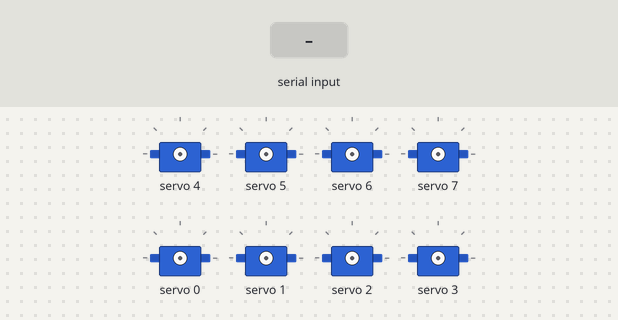
The sketch below on a simulated Arduino Uno, built with avr-gcc and run on an emulated ATmega328P. Shown: 8 × servo. The test bench sets the inputs (shaded band).

Above: at 2.2 s.
2.3 s: "S" received over Serial
5.3 s: "W" received over Serial
At 7.8 s:
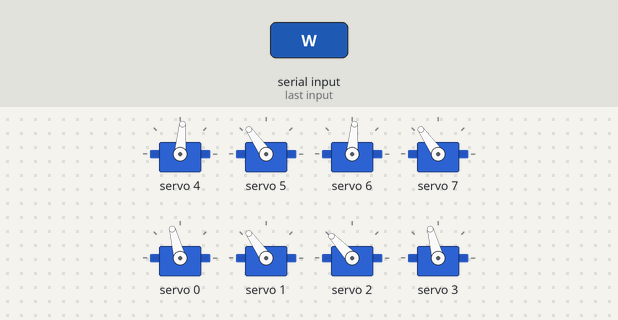
8.3 s: "F" received over Serial
At 9.35 s:
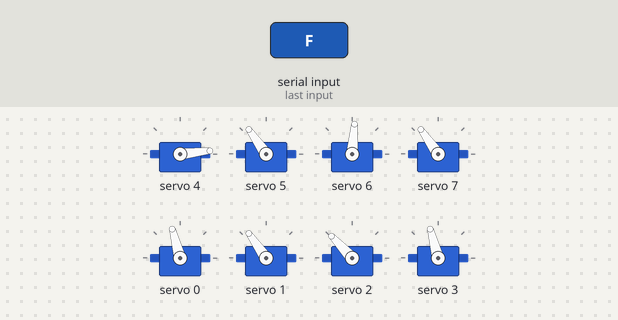
11.3 s: "B" received over Serial
At 12.35 s:
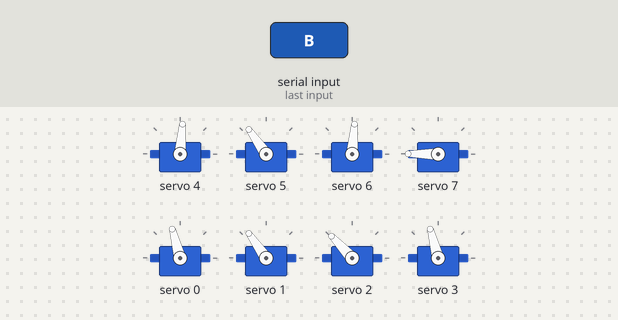
14.3 s: "L" received over Serial
At 15.35 s:
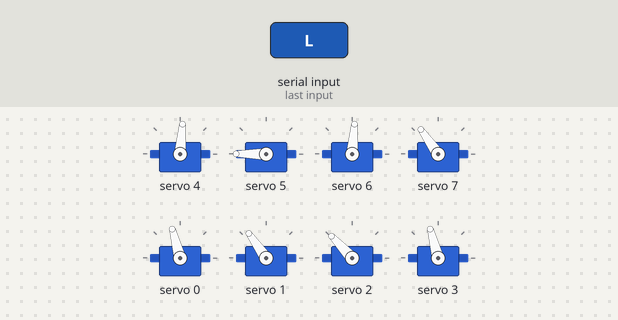
17.3 s: "F3" received over Serial
At 18.45 s:
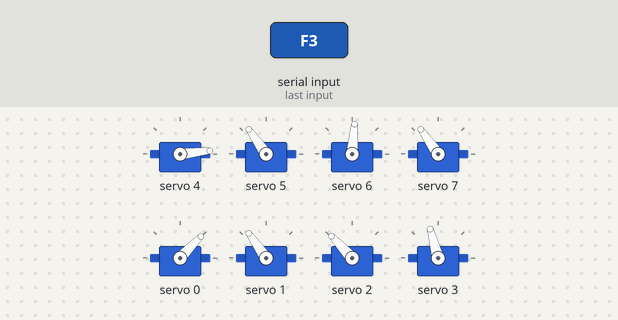
Timing chart, 0 to 21.3 s (numbered marks = the images above; inputs shaded):
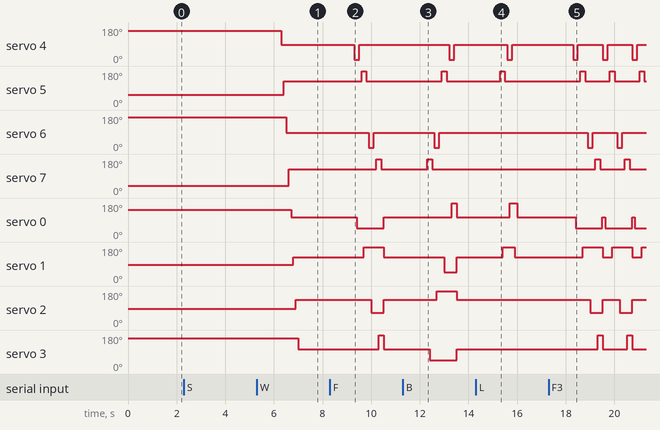

Measured:
- after the input at 5.3 s, servo 4: 160° → 85° after 1.0 s; servo 5: 54° → 125° after 1.1 s; servo 6: 168° → 85° after 1.2 s; servo 7: 38° → 125° after 1.3 s; servo 0: 145° → 105° after 1.4 s
- after the input at 8.3 s, servo 4: 85° → 6° after 1.0 s, → 85° 0.20 s later; servo 5: 125° → 180° after 1.3 s, → 125° 0.20 s later; servo 6: 85° → 6° after 1.6 s, → 85° 0.20 s later; servo 7: 125° → 180° after 1.9 s, → 125° 0.20 s later; servo 0: 105° → 46° after 1.1 s, → 105° 1.1 s later
- after the input at 11.3 s, servo 4: 85° → 6° after 1.9 s, → 85° 0.20 s later; servo 5: 125° → 180° after 1.6 s, → 125° 0.20 s later; servo 6: 85° → 6° after 1.3 s, → 85° 0.20 s later; servo 7: 125° → 180° after 1.0 s, → 125° 0.20 s later; servo 0: 105° → 180° after 2.0 s, → 105° 0.21 s later
- after the input at 14.3 s, servo 4: 85° → 6° after 1.3 s, → 85° 0.20 s later; servo 5: 125° → 180° after 1.0 s, → 125° 0.20 s later; servo 0: 105° → 180° after 1.4 s, → 105° 0.30 s later; servo 1: 125° → 180° after 1.1 s, → 125° 0.50 s later
- after the input at 17.3 s, servo 4: alternates 85° for 1.0 s and 6° for 0.20 s, starting after 1.0 s; servo 5: alternates 180° for 0.20 s and 125° for 1.0 s, starting after 1.3 s

The sketch:

robotic_crab_manual.ino
```cpp
#include <Wire.h>
#include <Adafruit_PWMServoDriver.h>

Adafruit_PWMServoDriver pwm = Adafruit_PWMServoDriver();

#define interval 100 // Change interval from here
#include "Quadruped_parameters.h"

void sw(int k1 = k1_normal, int k2 = k2_normal, int k3 = k3_normal, int k4 = k4_normal, int l1 = l1_normal, int l2 = l2_normal, int l3 = l3_normal, int l4 = l4_normal) {
  pwm.setPWM(4, 0, k1);
  delay(interval);
  pwm.setPWM(5, 0, k2);
  delay(interval);
  pwm.setPWM(6, 0, k3);
  delay(interval);
  pwm.setPWM(7, 0, k4);
  delay(interval);
  pwm.setPWM(0, 0, l1);
  delay(interval);
  pwm.setPWM(1, 0, l2);
  delay(interval);
  pwm.setPWM(2, 0, l3);
  delay(interval);
  pwm.setPWM(3, 0, l4);
}

void setup() {
  Serial.begin(115200); // Baud rate
  pwm.begin();
  pwm.setPWMFreq(60); // Servo motors work at 60hz refresh rate
  delay(1000);
}

void loop() {
  if (Serial.available()) {
    String command = Serial.readString();
    command.trim();

    if (command.equals("S")) {
      sw(k1_sleep, k2_sleep, k3_sleep, k4_sleep, l1_sleep, l2_sleep, l3_sleep, l4_sleep); // sleep
    } else if (command.equals("W")) {
      sw(); // wake
    } else if (command.equals("F")) {
      forward();
    } else if (command.equals("F3")) {
      forward();
      forward();
      forward();
    } else if (command.equals("B")) {
      backward();
    } else if (command.equals("B3")) {
      backward();
      backward();
      backward();
    } else if (command.equals("L")) {
      left();
    } else if (command.equals("L3")) {
      left();
      left();
      left();
    } else if (command.equals("R")) {
      right();
    } else if (command.equals("R3")) {
      right();
      right();
      right();
    }
  }
}

/* ---------- Quadruped Functions ---------- */

void forward() {
  pwm.setPWM(4, 0, k1_up);
  delay(interval);
  pwm.setPWM(0, 0, l1_forward);
  delay(interval);
  pwm.setPWM(4, 0, k1_normal);
  delay(interval);

  pwm.setPWM(5, 0, k2_up);
  delay(interval);
  pwm.setPWM(1, 0, l2_forward);
  delay(interval);
  pwm.setPWM(5, 0, k2_normal);
  delay(interval);

  pwm.setPWM(6, 0, k3_up);
  delay(interval);
  pwm.setPWM(2, 0, l3_forward);
  delay(interval);
  pwm.setPWM(6, 0, k3_normal);
  delay(interval);

  pwm.setPWM(7, 0, k4_up);
  delay(interval);
  pwm.setPWM(3, 0, l4_forward);
  delay(interval);
  pwm.setPWM(7, 0, k4_normal);
  delay(interval);

  pwm.setPWM(0, 0, l1_normal);
  delay(1);
  pwm.setPWM(1, 0, l2_normal);
  delay(1);
  pwm.setPWM(2, 0, l3_normal);
  delay(1);
  pwm.setPWM(3, 0, l4_normal);
}


void backward(){
  pwm.setPWM(7, 0, k4_up);
  delay(interval);
  pwm.setPWM(3, 0, l4_backward);
  delay(interval);
  pwm.setPWM(7, 0, k4_normal);
  delay(interval);

  pwm.setPWM(6, 0, k3_up);
  delay(interval);
  pwm.setPWM(2, 0, l3_backward);
  delay(interval);
  pwm.setPWM(6, 0, k3_normal);
  delay(interval);

  pwm.setPWM(5, 0, k2_up);
  delay(interval);
  pwm.setPWM(1, 0, l2_backward);
  delay(interval);
  pwm.setPWM(5, 0, k2_normal);
  delay(interval);

  pwm.setPWM(4, 0, k1_up);
  delay(interval);
  pwm.setPWM(0, 0, l1_backward);
  delay(interval);
  pwm.setPWM(4, 0, k1_normal);
  delay(interval);

  pwm.setPWM(3, 0, l4_normal);
  delay(1);
  pwm.setPWM(2, 0, l3_normal);
  delay(1);
  pwm.setPWM(1, 0, l2_normal);
  delay(1);
  pwm.setPWM(0, 0, l1_normal);
}

void left()
{
  pwm.setPWM(5, 0, k2_up);
  delay(interval);
  pwm.setPWM(1, 0, l2_forward);
  delay(interval);
  pwm.setPWM(5, 0, k2_normal);
  delay(interval);

  pwm.setPWM(4, 0, k1_up);
  delay(interval);
  pwm.setPWM(0, 0, l1_backward);
  delay(interval);
  pwm.setPWM(4, 0, k1_normal);
  delay(interval);

  pwm.setPWM(1, 0, l2_normal);
  delay(interval);
  pwm.setPWM(0, 0, l1_normal);
}

void right()
{
  pwm.setPWM(4, 0, k1_up);
  delay(interval);
  pwm.setPWM(0, 0, l1_forward);
  delay(interval);
  pwm.setPWM(4, 0, k1_normal);
  delay(interval);

  pwm.setPWM(5, 0, k2_up);
  delay(interval);
  pwm.setPWM(1, 0, l2_backward);
  delay(interval);
  pwm.setPWM(5, 0, k2_normal);
  delay(interval);

  pwm.setPWM(0, 0, l1_normal);
  delay(interval);
  pwm.setPWM(1, 0, l2_normal);
}
```

Quadruped_parameters.h
```cpp
#define k1_sleep 540
#define k1_up 150
#define k1_normal 350

#define k2_sleep 270
#define k2_up 650
#define k2_normal 450

#define k3_sleep 560
#define k3_up 150
#define k3_normal 350

#define k4_sleep 230
#define k4_up 650
#define k4_normal 450

#define l1_sleep 500
#define l1_normal 400
#define l1_forward 250
#define l1_backward 630

#define l2_sleep 350
#define l2_normal 450
#define l2_forward 620
#define l2_backward 250

#define l3_sleep 350
#define l3_normal 470
#define l3_forward 300
#define l3_backward 630

#define l4_sleep 550
#define l4_normal 400
#define l4_forward 600
#define l4_backward 250
```
